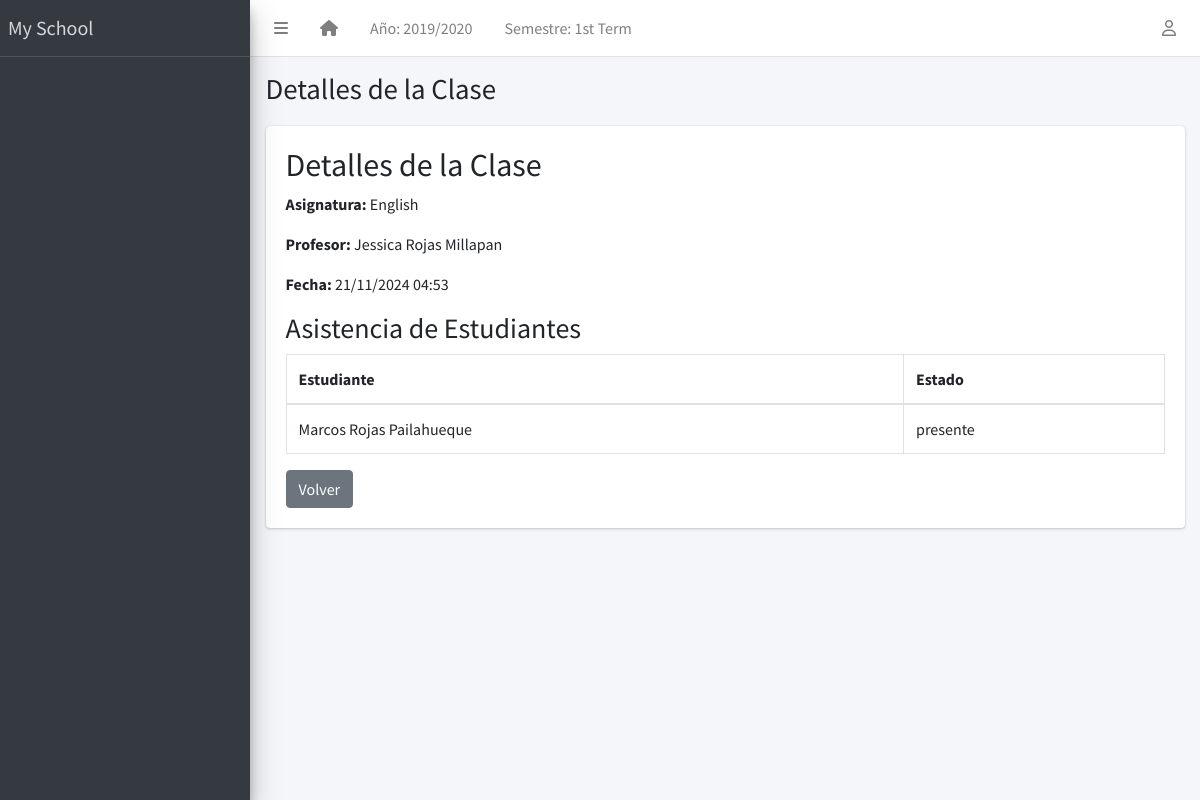
The app's page /global/class/2/ with its own data.
### apps/corecode/models.py (models this page shows, shortened)
class AcademicSession(models.Model):
    name = models.CharField(max_length=200, unique=True)
    current = models.BooleanField(default=True)
    class Meta:
        ordering = ["-name"]

class AcademicTerm(models.Model):
    name = models.CharField(max_length=20, unique=True)
    current = models.BooleanField(default=True)
    class Meta:
        ordering = ["name"]

class SiteConfig(models.Model):
    key = models.SlugField()
    value = models.CharField(max_length=200)

class Subject(models.Model):
    name = models.CharField(max_length=200, unique=True, verbose_name="Nombre")
    class Meta:
        ordering = ["name"]

class Attendance(models.Model):
    ATTENDANCE_CHOICES = [
        ('presente', 'Presente'),
        ('ausente', 'Ausente'),
        ('justificado', 'Justificado'),
    ]
    student = models.ForeignKey('students.Student', on_delete=models.CASCADE)
    subject = models.ForeignKey(Subject, on_delete=models.CASCADE)
    class_record = models.ForeignKey('teachers.ClassRecord', on_delete=models.CASCADE, related_name='attendances')
    date = models.DateField(default=timezone.now)
    status = models.CharField(max_length=12, choices=ATTENDANCE_CHOICES, default='ausente')
    class Meta:
        unique_together = ('student', 'class_record')
        ordering = ["date"]

### apps/teachers/models.py (models this page shows, shortened)
class ClassRecord(models.Model):
    subject = models.ForeignKey('corecode.Subject', on_delete=models.CASCADE)
    teacher = models.ForeignKey(Teacher, on_delete=models.CASCADE)
    date = models.DateTimeField(default=timezone.now)  # Fecha y hora del registro
    description = models.TextField(blank=True, null=True)  # Descripción opcional de la clase
    class Meta:
        ordering = ["-date"]

class Teacher(models.Model):
    STATUS = [("activo", "Activo"), ("inactivo", "Inactivo")]
    GENDER = [("masculino", "Masculino"), ("femenino", "Femenino")]
    rut_regex = RegexValidator(
        regex=r"^\d{1,2}\d{3}\d{3}-[0-9kK]{1}$",
        message="El RUT debe estar en el formato 'XXXXXXXX-X'"
    )
    rut = models.CharField(max_length=12, unique=True, validators=[rut_regex], blank=True)
    estado = models.CharField(max_length=10, choices=STATUS, default="activo")
    apellido_paterno = models.CharField(max_length=200)
    apellido_materno = models.CharField(max_length=200)
    nombres = models.CharField(max_length=200, blank=True)
    sexo = models.CharField(max_length=10, choices=GENDER, default="masculino")
    fecha_nacimiento = models.DateField(default=timezone.now)
    fecha_admision = models.DateField(default=timezone.now)
    telefono_regex = RegexValidator(
        regex="^[0-9]{9,15}$", message="El número de teléfono no tiene el formato correcto."
    )
    telefono = models.CharField(
        validators=[telefono_regex], max_length=15, blank=True
    )
    direccion = models.TextField(blank=True)
    observaciones = models.TextField(blank=True)
    email = models.EmailField(
        max_length=254, unique=True, validators=[EmailValidator()],
        blank=True, null=True
    )
    foto = models.ImageField(blank=True, upload_to="students/fotos/")
    subjects = models.ManyToManyField('corecode.Subject', related_name="teachers", blank=True)
    class Meta:
        ordering = ["apellido_paterno", "apellido_materno", "nombres"]
    def __str__(self):
        return f" {self.nombres} {self.apellido_paterno} {self.apellido_materno}"

### apps/students/models.py (models this page shows)
class Student(models.Model):
    STATUS_CHOICES = [("activo", "Activo"), ("inactivo", "Inactivo")]
    GENDER_CHOICES = [("masculino", "Masculino"), ("femenino", "Femenino")]
    estado = models.CharField(max_length=10, choices=STATUS_CHOICES, default="activo")
    rut_regex = RegexValidator(
        regex=r"^\d{1,2}\d{3}\d{3}-[0-9kK]{1}$",
        message="El RUT debe estar en el formato 'XXXXXXXX-X'"
    )
    rut = models.CharField(max_length=12, unique=True, validators=[rut_regex], blank=True)
    apellido_paterno = models.CharField(max_length=200)
    apellido_materno = models.CharField(max_length=200)
    nombres = models.CharField(max_length=200, blank=True)
    sexo = models.CharField(max_length=10, choices=GENDER_CHOICES, default="masculino")
    fecha_nacimiento = models.DateField(default=timezone.now)
    curso_actual = models.ForeignKey(
        StudentClass, on_delete=models.SET_NULL, blank=True, null=True
    )
    fecha_admision = models.DateField(default=timezone.now)
    telefono_regex = RegexValidator(
        regex="^[0-9]{9,15}$", message="El número de teléfono no tiene el formato correcto."
    )
    telefono_apoderado = models.CharField(
        validators=[telefono_regex], max_length=15, blank=True
    )
    direccion = models.TextField(blank=True)
    observaciones = models.TextField(blank=True)
    email = models.EmailField(
        max_length=254, unique=True, validators=[EmailValidator()],
        blank=True, null=True
    )
    foto = models.ImageField(blank=True, upload_to="students/fotos/")
    representante = models.ForeignKey(
        "representatives.Representatives", on_delete=models.SET_NULL, null=True, blank=True, related_name="estudiantes"
    )
    subjects = models.ManyToManyField(Subject, related_name="students", blank=True)
    class Meta:
        ordering = ["apellido_paterno", "apellido_materno", "nombres"]
    def __str__(self):
        return f"{self.nombres} {self.apellido_paterno} {self.apellido_materno}"

### apps/corecode/views.py (the view)
# urls.py: path('global/class/<int:class_id>/', views.admin_class_details, name='admin_class_details'),
def admin_class_details(request, class_id):
    class_record = get_object_or_404(ClassRecord, id=class_id)
    attendances = Attendance.objects.filter(class_record=class_record)
    context = {
        'class_record': class_record,
        'attendances': attendances,
    }
    return render(request, 'corecode/admin_class_details.html', context)

### apps/corecode/context_processors.py (called while the page is built)
def site_defaults(request):
    current_session = AcademicSession.objects.get(current=True)
    current_term = AcademicTerm.objects.get(current=True)
    vals = SiteConfig.objects.all()
    contexts = {
        "current_session": current_session.name,
        "current_term": current_term.name,
    }
    for val in vals:
        contexts[val.key] = val.value
    return contexts

### apps/templatetags/user_groups.py (called while the page is built)
@register.filter
def in_group(user, group_id):
    return user.groups.filter(id=group_id).exists()

### apps/corecode/templates/corecode/admin_class_details.html
{% extends 'base.html' %}
{% block title %}Detalles de la Clase{% endblock title %}
{% block content %}
<h2>Detalles de la Clase</h2>
<p><strong>Asignatura:</strong> {{ class_record.subject.name }}</p>
<p><strong>Profesor:</strong> {{ class_record.teacher }}</p>
<p><strong>Fecha:</strong> {{ class_record.date|date:"d/m/Y H:i" }}</p>
<h3>Asistencia de Estudiantes</h3>
<table class="table table-bordered">
    <thead>
        <tr>
            <th>Estudiante</th>
            <th>Estado</th>
        </tr>
    </thead>
    <tbody>
        {% for attendance in attendances %}
        <tr>
            <td>{{ attendance.student }}</td>
            <td>{{ attendance.status }}</td>
        </tr>
        {% endfor %}
    </tbody>
</table>
<a href="{% url 'admin_attendance_list' %}" class="btn btn-secondary">Volver</a>
{% endblock content %}

### templates/base.html (shortened to what this page needs)
{% load static %}
{% load custom_templatetag %}
{% load representative_tags %}
<!DOCTYPE html>
<html lang="en">
<head>
  <link rel="stylesheet" href="https://cdnjs.cloudflare.com/ajax/libs/dropzone/5.9.3/dropzone.min.css">
  <link rel="stylesheet" href="https://cdnjs.cloudflare.com/ajax/libs/font-awesome/6.6.0/css/all.min.css" />
  <link rel="stylesheet"
    href="{% static 'plugins/overlayScrollbars/css/OverlayScrollbars.min.css' %}">
  <link rel="stylesheet" href="{% static 'plugins/Datatables/datatables.min.css' %}" />
  <link rel="stylesheet" href="{% static 'dist/css/adminlte.min.css' %}">
</head>
<body
  class="hold-transition sidebar-mini layout-fixed layout-navbar-fixed layout-footer-fixed">
  <div class="wrapper">
    <nav class="main-header navbar navbar-expand navbar-white navbar-light">
      <ul class="navbar-nav">
        <li class="nav-item">
          <a class="nav-link" data-widget="pushmenu" href="#" role="button"><i class="fas fa-bars"></i></a>
        </li>
        <li class="nav-item d-none d-sm-inline-block">
          <a href="{% url 'home' %}" class="nav-link"><i class="fa fa-home"></i></a>
        </li>
        <li class="nav-item d-none d-sm-inline-block">
          <a href="{% url 'current-session' %}" class="nav-link">Año: {{ current_session }}</a>
        </li>
        <li class="nav-item d-none d-sm-inline-block">
          <a href="{% url 'current-session' %}" class="nav-link">Semestre: {{ current_term }}</a>
        </li>
      </ul>
      <ul class="navbar-nav ml-auto">
        <li class="nav-item dropdown">
          <a class="nav-link" data-toggle="dropdown" href="#">
            <i class="far fa-user"></i>
          </a>
        </li>
      </ul>
    </nav>
    <aside class="main-sidebar sidebar-dark-primary elevation-4">
      <a href="{% url 'home' %}" class="brand-link">{{ school_name | default:"MySchool" }}</a>
      <div class="sidebar">
      </div>
    </aside>
    <div class="content-wrapper">
      <section class="content-header">
        <div class="container-fluid">
          <div class="row mb-1">
            <div class="col-sm-8">
              <h1>{% block title %}{% endblock title %}</h1>
            </div>
            <div class="col-sm-4">
            </div>
          </div>
        </div>
      </section>
      <section class="content">
        <div class="container-fluid">
          <div class="row">
            <div class="col-md-12">
              {% block fullcard %}
              <div class="card">
                <div class="card-body">
                  <div class="row">
                    <div class="col">
                      {% block content %}
                      {% endblock content %}
                    </div>
                  </div>
                </div>
              </div>
              {% endblock fullcard %}
            </div>
          </div>
        </div>
      </section>
    </div>
  </div>
</body>
</html>

### records on screen
AcademicSession: name "2019/2020"
AcademicTerm: name "1st Term"
SiteConfig: value "My School"
ClassRecord: subject.name "English", teacher "Jessica Rojas Millapan", date "21/11/2024 04:53"
Attendance: student "Marcos Rojas Pailahueque", status "presente"
